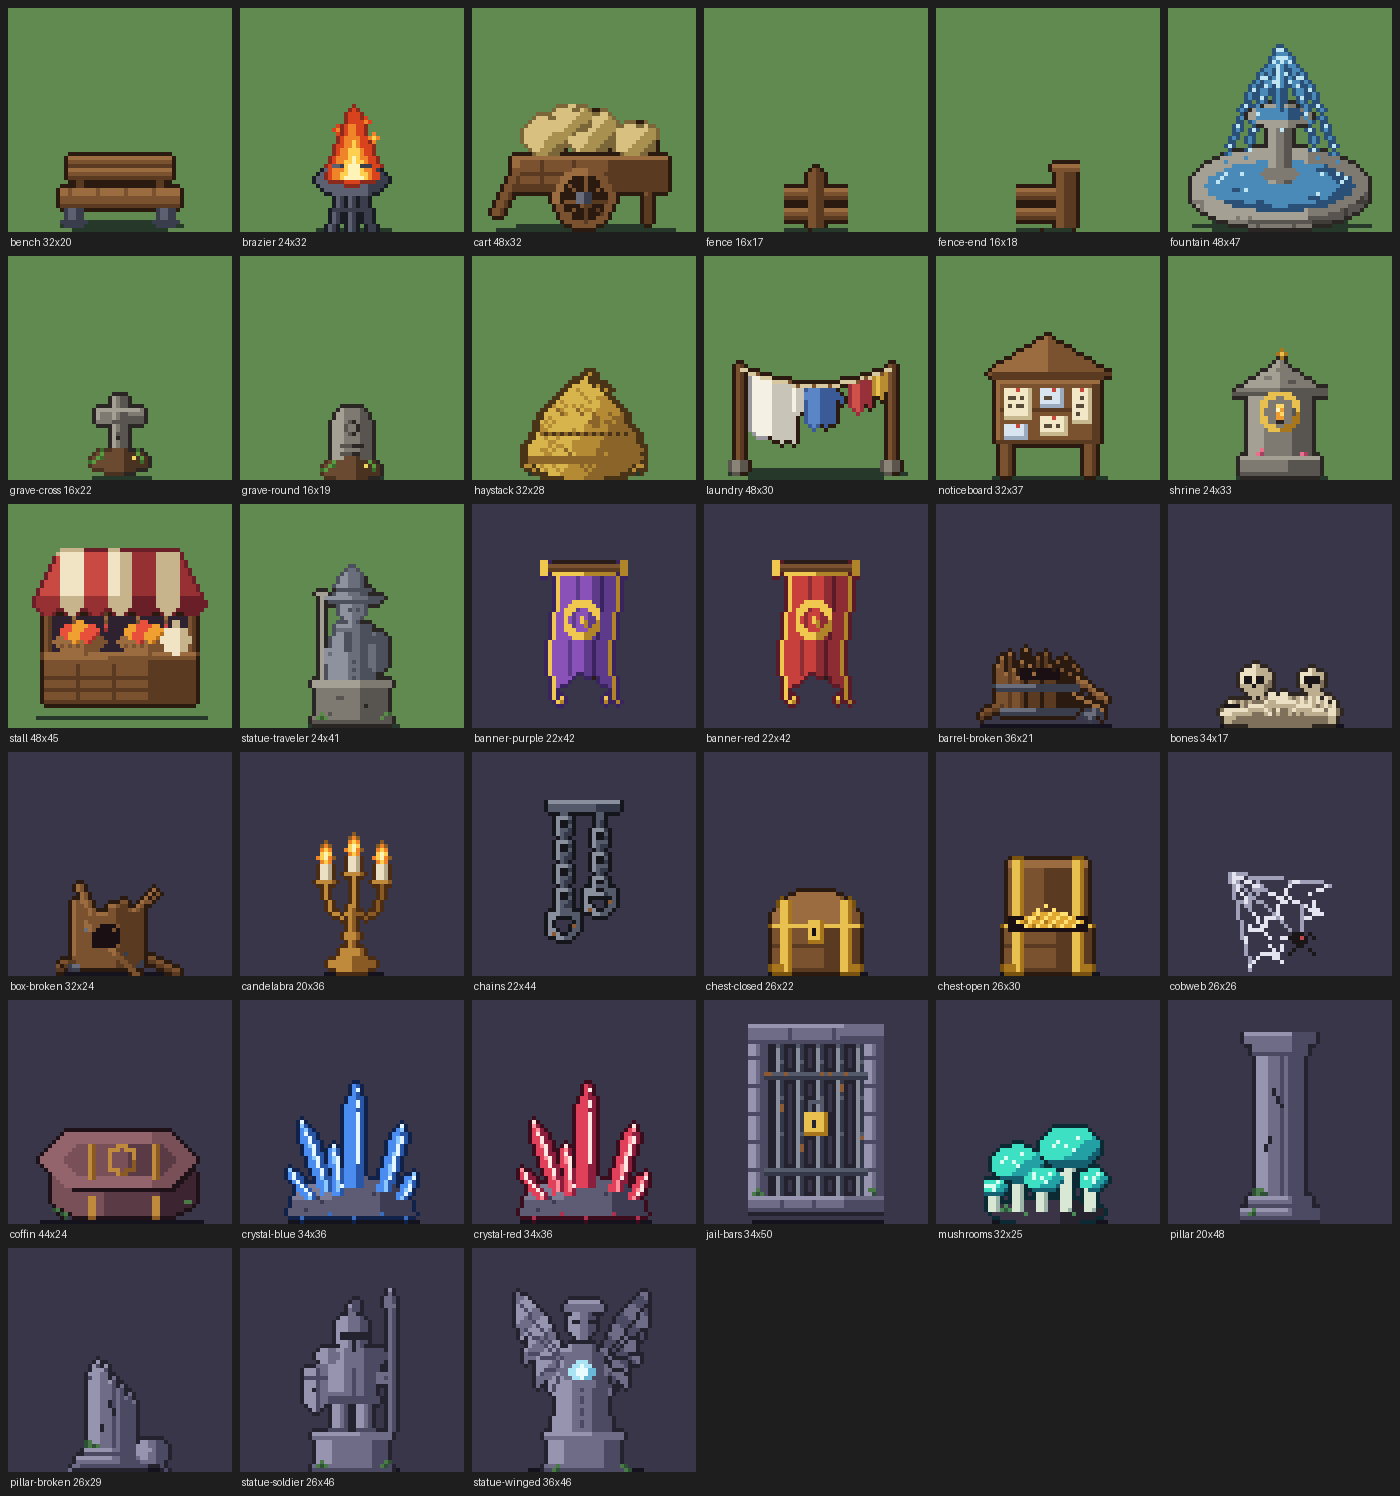

This figure's Python source:
"""全部の飾りを4倍に拡大して並べた確認画像 preview.png を作る。使い方: python3 preview.py [名前 ...]（名前を渡すとその分だけ preview-tmp.png に出す）"""
import json, sys, glob, os
from PIL import Image, ImageDraw

TOWN_BG = (96, 138, 80)
DUNG_BG = (58, 54, 74)
DUNG = {"pillar", "pillar-broken", "statue-soldier", "statue-winged", "banner-purple", "banner-red", "bones", "cobweb", "candelabra",
        "coffin", "barrel-broken", "box-broken", "crystal-blue", "crystal-red", "mushrooms", "chest-closed", "chest-open", "chains", "jail-bars"}

def load(name):
    rows = open(f"{name}.txt").read().split("\n")
    rows = [r for r in rows if r != ""]
    pal = json.load(open(f"pal-{name}.json"))
    w, h = max(len(r) for r in rows), len(rows)
    im = Image.new("RGBA", (w, h), (0, 0, 0, 0))
    for y, r in enumerate(rows):
        for x, ch in enumerate(r):
            if ch in pal:
                v = pal[ch].lstrip("#")
                im.putpixel((x, y), tuple(int(v[i:i+2], 16) for i in (0, 2, 4)) + (255,))
    return im

def sheet(names, out, scale=4, cols=6, cell=(56, 56)):
    ims = [(n, load(n)) for n in names]
    cw, ch = cell
    rows_n = (len(ims) + cols - 1) // cols
    W, H = cols * (cw * scale + 8) + 8, rows_n * (ch * scale + 24) + 8
    img = Image.new("RGB", (W, H), (30, 30, 30))
    d = ImageDraw.Draw(img)
    for i, (n, im) in enumerate(ims):
        cx, cy = 8 + (i % cols) * (cw * scale + 8), 8 + (i // cols) * (ch * scale + 24)
        bg = DUNG_BG if n in DUNG else TOWN_BG
        d.rectangle([cx, cy, cx + cw * scale - 1, cy + ch * scale - 1], fill=bg)
        big = im.resize((im.width * scale, im.height * scale), Image.NEAREST)
        ox = cx + (cw * scale - big.width) // 2
        oy = cy + ch * scale - big.height
        img.paste(big, (ox, oy), big)
        d.text((cx + 2, cy + ch * scale + 4), f"{n} {im.width}x{im.height}", fill=(230, 230, 230))
    img.save(out)

if __name__ == "__main__":
    allp = sorted(os.path.basename(p)[:-4] for p in glob.glob("*.txt"))
    names = sys.argv[1:] or [n for n in allp if n not in DUNG] + [n for n in allp if n in DUNG]
    if sys.argv[1:]:
        sheet(names, "preview-tmp.png", scale=6, cols=4)
    else:
        sheet(names, "preview.png")
